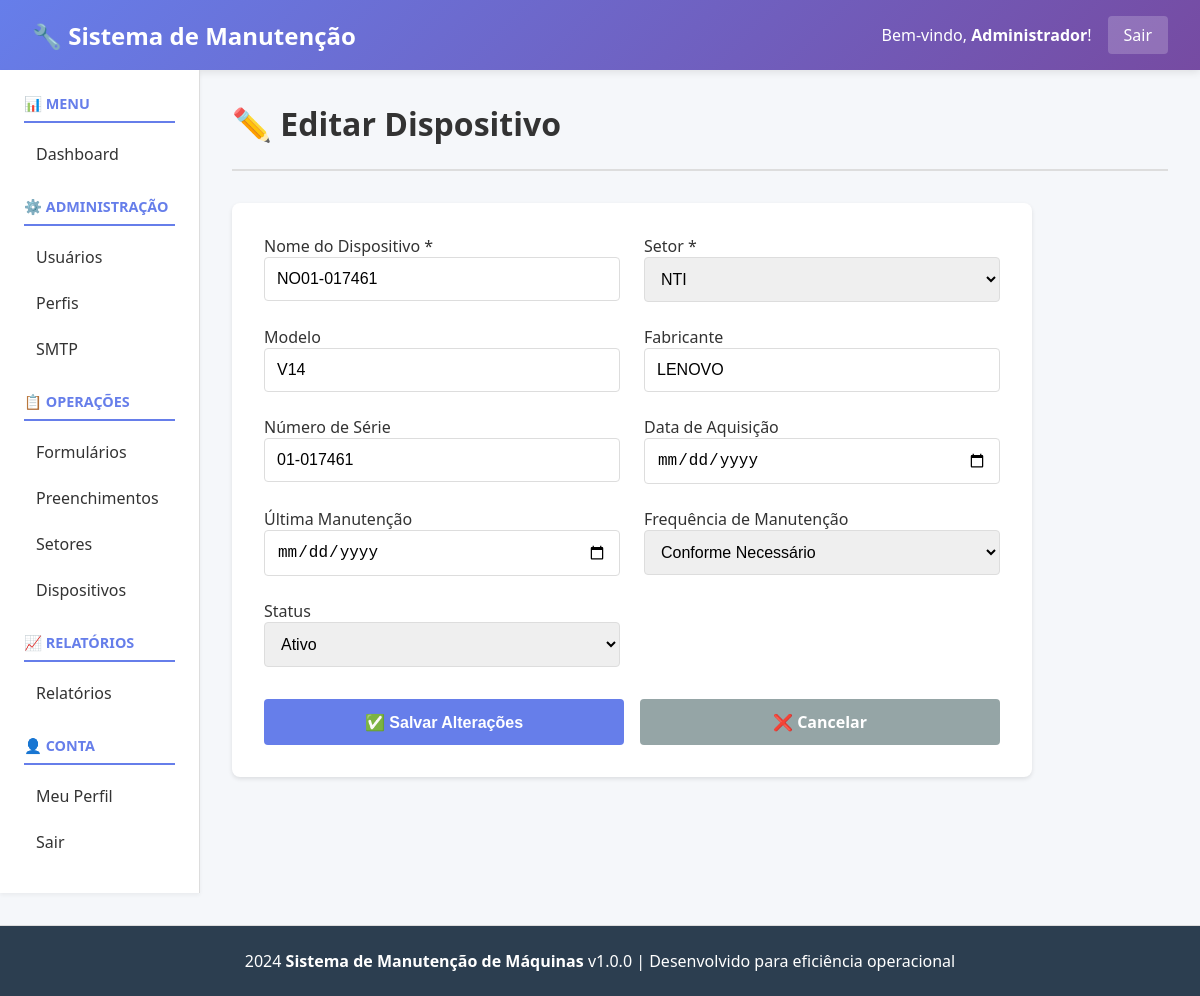
Page /public/index.php?page=devices&action=edit&id=1 (signed in) on the committed database.
### tables this page shows
CREATE TABLE `users` (
  `id` int(11) NOT NULL,
  `username` varchar(100) NOT NULL,
  `email` varchar(100) NOT NULL,
  `password_hash` varchar(255) NOT NULL,
  `full_name` varchar(200) NOT NULL,
  `auth_type` enum('local','ldap') DEFAULT 'local',
  `profile_id` int(11) DEFAULT NULL,
  `status` enum('active','inactive') DEFAULT 'active',
  `last_login` datetime DEFAULT NULL,
  `created_at` datetime DEFAULT current_timestamp(),
  `updated_at` datetime DEFAULT current_timestamp() ON UPDATE current_timestamp()
);

CREATE TABLE `devices` (
  `id` int(11) NOT NULL,
  `name` varchar(255) NOT NULL,
  `model` varchar(255) DEFAULT NULL,
  `manufacturer` varchar(255) DEFAULT NULL,
  `serial_number` varchar(255) DEFAULT NULL,
  `sector_id` int(11) DEFAULT NULL,
  `acquisition_date` date DEFAULT NULL,
  `last_maintenance` date DEFAULT NULL,
  `maintenance_frequency` varchar(50) DEFAULT NULL,
  `status` varchar(20) DEFAULT 'active',
  `created_at` datetime DEFAULT current_timestamp(),
  `updated_at` datetime DEFAULT current_timestamp() ON UPDATE current_timestamp()
);

CREATE TABLE `sectors` (
  `id` int(11) NOT NULL,
  `name` varchar(200) NOT NULL,
  `description` text DEFAULT NULL,
  `location` varchar(255) DEFAULT NULL,
  `status` varchar(20) DEFAULT 'active',
  `responsible_user_id` int(11) DEFAULT NULL,
  `phone` varchar(20) DEFAULT NULL,
  `email` varchar(100) DEFAULT NULL,
  `is_active` tinyint(1) DEFAULT 1,
  `created_at` datetime DEFAULT current_timestamp(),
  `updated_at` datetime DEFAULT current_timestamp() ON UPDATE current_timestamp()
);

### controllers/DeviceController.php (called while the page is built, shortened)
<?php
class DeviceController
{
    private $db;
    public function __construct()
    {
        $this->db = Database::getInstance();
    }
    public function edit()
    {
        $id = intval($_GET['id'] ?? 0);
        $device = $this->db->fetch("SELECT * FROM devices WHERE id = ?", [$id]);
        $sectors = $this->db->fetchAll("SELECT * FROM sectors WHERE status = 'active' ORDER BY name ASC");
        include __DIR__ . '/../views/devices/edit.php';
    }
}

### config/Database.php (called while the page is built, shortened)
<?php
class Database
{
    private static $instance = null;
    private $connection;
    private $host = 'localhost';
    private $db_name = 'manutencao_db';
    private $username = 'root';
    private $password = '';
    private $charset = 'utf8mb4';
    private function __construct()
    {
        try {
            $dsn = "mysql:host=" . $this->host . ";dbname=" . $this->db_name . ";charset=" . $this->charset;
            $this->connection = new \PDO(
                $dsn,
                $this->username,
                $this->password,
                array(
                    \PDO::ATTR_ERRMODE => \PDO::ERRMODE_EXCEPTION,
                    \PDO::ATTR_DEFAULT_FETCH_MODE => \PDO::FETCH_ASSOC,
                    \PDO::ATTR_EMULATE_PREPARES => false
                )
            );
        } catch (\PDOException $e) {
            die("Erro de conexão com banco de dados: " . $e->getMessage());
        }
    }
    public static function getInstance()
    {
        if (self::$instance === null) {
            self::$instance = new self();
        }
        return self::$instance;
    }
    public function fetch($sql, $params = [])
    {
        try {
            $stmt = $this->connection->prepare($sql);
            $stmt->execute($params);
            return $stmt->fetch();
        } catch (\PDOException $e) {
            throw new \Exception("Erro ao buscar registro: " . $e->getMessage());
        }
    }
    public function fetchAll($sql, $params = [])
    {
        try {
            $stmt = $this->connection->prepare($sql);
            $stmt->execute($params);
            return $stmt->fetchAll();
        } catch (\PDOException $e) {
            throw new \Exception("Erro ao buscar registros: " . $e->getMessage());
        }
    }
}

### core/Auth.php (called while the page is built, shortened)
<?php
class Auth
{
    private $db;
    private $user = null;
    public function __construct()
    {
        $this->db = Database::getInstance();
    }
    public function isLoggedIn()
    {
        return isset($_SESSION['user_id']) && !empty($_SESSION['user_id']);
    }
    public function getCurrentUser()
    {
        if ($this->user === null) {
            $this->user = $this->db->fetch(
                "SELECT * FROM users WHERE id = :id",
                [':id' => $_SESSION['user_id']]
            );
        }
        return $this->user;
    }
}

### views/devices/edit.php (the view, shortened to what this page needs)
<?php include __DIR__ . '/../header.php'; ?>
<div class="page-header">
    <h1>✏️ Editar Dispositivo</h1>
</div>
<?php if ($device): ?>
    <form method="POST" style="max-width: 800px; background: white; padding: 2rem; border-radius: 8px; box-shadow: 0 2px 4px rgba(0,0,0,0.1);">
        <div style="display: grid; grid-template-columns: 1fr 1fr; gap: 1.5rem;">
            <div>
                <label for="name">Nome do Dispositivo *</label>
                <input type="text" id="name" name="name" value="<?php echo htmlspecialchars($device['name']); ?>" required style="width: 100%; padding: 0.75rem; border: 1px solid #ddd; border-radius: 4px; font-size: 1rem;">
            </div>
            <div>
                <label for="sector_id">Setor *</label>
                <select id="sector_id" name="sector_id" required style="width: 100%; padding: 0.75rem; border: 1px solid #ddd; border-radius: 4px; font-size: 1rem;">
                    <?php foreach ($sectors as $sector): ?>
                        <option value="<?php echo $sector['id']; ?>" <?php if ($device['sector_id'] == $sector['id']) echo 'selected'; ?>>
                            <?php echo htmlspecialchars($sector['name']); ?>
                        </option>
                    <?php endforeach; ?>
                </select>
            </div>
            <div>
                <label for="model">Modelo</label>
                <input type="text" id="model" name="model" value="<?php echo htmlspecialchars($device['model'] ?? ''); ?>" style="width: 100%; padding: 0.75rem; border: 1px solid #ddd; border-radius: 4px; font-size: 1rem;">
            </div>
            <div>
                <label for="manufacturer">Fabricante</label>
                <input type="text" id="manufacturer" name="manufacturer" value="<?php echo htmlspecialchars($device['manufacturer'] ?? ''); ?>" style="width: 100%; padding: 0.75rem; border: 1px solid #ddd; border-radius: 4px; font-size: 1rem;">
            </div>
            <div>
                <label for="serial_number">Número de Série</label>
                <input type="text" id="serial_number" name="serial_number" value="<?php echo htmlspecialchars($device['serial_number'] ?? ''); ?>" style="width: 100%; padding: 0.75rem; border: 1px solid #ddd; border-radius: 4px; font-size: 1rem;">
            </div>
            <div>
                <label for="acquisition_date">Data de Aquisição</label>
                <input type="date" id="acquisition_date" name="acquisition_date" value="<?php echo htmlspecialchars($device['acquisition_date'] ?? ''); ?>" style="width: 100%; padding: 0.75rem; border: 1px solid #ddd; border-radius: 4px; font-size: 1rem;">
            </div>
            <div>
                <label for="last_maintenance">Última Manutenção</label>
                <input type="date" id="last_maintenance" name="last_maintenance" value="<?php echo htmlspecialchars($device['last_maintenance'] ?? ''); ?>" style="width: 100%; padding: 0.75rem; border: 1px solid #ddd; border-radius: 4px; font-size: 1rem;">
            </div>
            <div>
                <label for="maintenance_frequency">Frequência de Manutenção</label>
                <select id="maintenance_frequency" name="maintenance_frequency" style="width: 100%; padding: 0.75rem; border: 1px solid #ddd; border-radius: 4px; font-size: 1rem;">
                    <option value="conforme_necessario" <?php if ($device['maintenance_frequency'] === 'conforme_necessario') echo 'selected'; ?>>Conforme Necessário</option>
                </select>
            </div>
            <div>
                <label for="status">Status</label>
                <select id="status" name="status" style="width: 100%; padding: 0.75rem; border: 1px solid #ddd; border-radius: 4px; font-size: 1rem;">
                    <option value="active" <?php if ($device['status'] === 'active') echo 'selected'; ?>>Ativo</option>
                </select>
            </div>
        </div>
        <div style="display: flex; gap: 1rem; margin-top: 2rem;">
            <button type="submit" class="btn" style="flex: 1; background: #667eea; color: white; padding: 0.75rem; border: none; border-radius: 4px; cursor: pointer; font-size: 1rem; font-weight: bold;">✅ Salvar Alterações</button>
            <a href="?page=devices" class="btn" style="flex: 1; background: #95a5a6; color: white; text-decoration: none; padding: 0.75rem; text-align: center; border-radius: 4px; font-weight: bold;">❌ Cancelar</a>
        </div>
    </form>
<?php endif; ?>
<?php include __DIR__ . '/../footer.php'; ?>

### views/header.php (shortened to what this page needs)
<?php
$auth = new \Core\Auth();
$user_atual = $auth->getCurrentUser();
?>
<!DOCTYPE html>
<html lang="pt-BR">
<head>
</head>
<body>
    <div class="navbar">
        <h1>🔧 Sistema de Manutenção</h1>
        <div class="navbar-user">
            <span>Bem-vindo, <strong><?php echo htmlspecialchars($user_atual['full_name'] ?? $user_atual['username']); ?></strong>!</span>
            <a href="index.php?page=logout">Sair</a>
        </div>
    </div>
    <div class="container">
        <div class="sidebar">
            <h3>📊 MENU</h3>
            <ul>
                <li><a href="index.php?page=dashboard">Dashboard</a></li>
            </ul>
            <h3>⚙️ ADMINISTRAÇÃO</h3>
            <ul>
                <li><a href="index.php?page=users">Usuários</a></li>
                <li><a href="index.php?page=profiles">Perfis</a></li>
                <li><a href="index.php?page=smtp">SMTP</a></li>
            </ul>
            <h3>📋 OPERAÇÕES</h3>
            <ul>
                <li><a href="index.php?page=forms">Formulários</a></li>
                <li><a href="index.php?page=submissions">Preenchimentos</a></li>
                <li><a href="index.php?page=sectors">Setores</a></li>
                <li><a href="index.php?page=devices">Dispositivos</a></li>
            </ul>
            <h3>📈 RELATÓRIOS</h3>
            <ul>
                <li><a href="index.php?page=reports">Relatórios</a></li>
            </ul>
            <h3>👤 CONTA</h3>
            <ul>
                <li><a href="index.php?page=profile">Meu Perfil</a></li>
                <li><a href="index.php?page=logout">Sair</a></li>
            </ul>
        </div>
        <div class="content">

### views/header.php (style rules this page uses)
* { margin: 0; padding: 0; box-sizing: border-box; }
body { font-family: 'Segoe UI', Tahoma, Geneva, Verdana, sans-serif; background: #f5f7fa; color: #333; }
.navbar { background: linear-gradient(135deg, #667eea 0%, #764ba2 100%); color: white; padding: 1rem 2rem; display: flex; justify-content: space-between; align-items: center; box-shadow: 0 2px 8px rgba(0,0,0,0.1); }
.navbar h1 { font-size: 1.5rem; margin: 0; }
.navbar-user { display: flex; align-items: center; gap: 1rem; }
.navbar-user a { color: white; text-decoration: none; padding: 0.5rem 1rem; background: rgba(255,255,255,0.2); border-radius: 4px; transition: background 0.3s; }
.container { display: grid; grid-template-columns: 200px 1fr; min-height: calc(100vh - 80px); }
.sidebar { background: white; padding: 1.5rem; border-right: 1px solid #ddd; box-shadow: 0 2px 4px rgba(0,0,0,0.05); overflow-y: auto; }
.sidebar h3 { color: #667eea; font-size: 0.9rem; text-transform: uppercase; margin-top: 1.5rem; margin-bottom: 0.75rem; border-bottom: 2px solid #667eea; padding-bottom: 0.5rem; }
.sidebar h3:first-child { margin-top: 0; }
.sidebar ul { list-style: none; }
.sidebar ul li { margin: 0.5rem 0; }
.sidebar ul li a { color: #333; text-decoration: none; padding: 0.5rem 0.75rem; border-radius: 4px; display: block; transition: background 0.3s, color 0.3s; }
.content { padding: 2rem; overflow-y: auto; }
.page-header { display: flex; justify-content: space-between; align-items: center; margin-bottom: 2rem; padding-bottom: 1.5rem; border-bottom: 2px solid #ddd; }
.page-header h1 { font-size: 2rem; color: #333; }
.btn { background: #667eea; color: white; padding: 0.75rem 1.5rem; border: none; border-radius: 4px; cursor: pointer; text-decoration: none; display: inline-block; transition: background 0.3s; }

### rows in the picture
users: full_name "Administrador"
devices: name "NO01-017461", sector_id "NTI", model "V14", manufacturer "LENOVO", serial_number "01-017461", maintenance_frequency "Conforme Necessário", status "Ativo"
